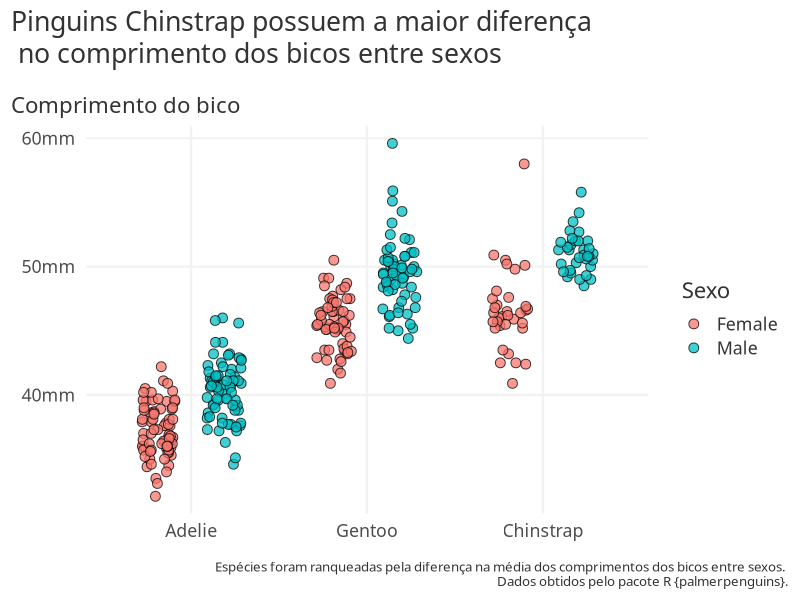
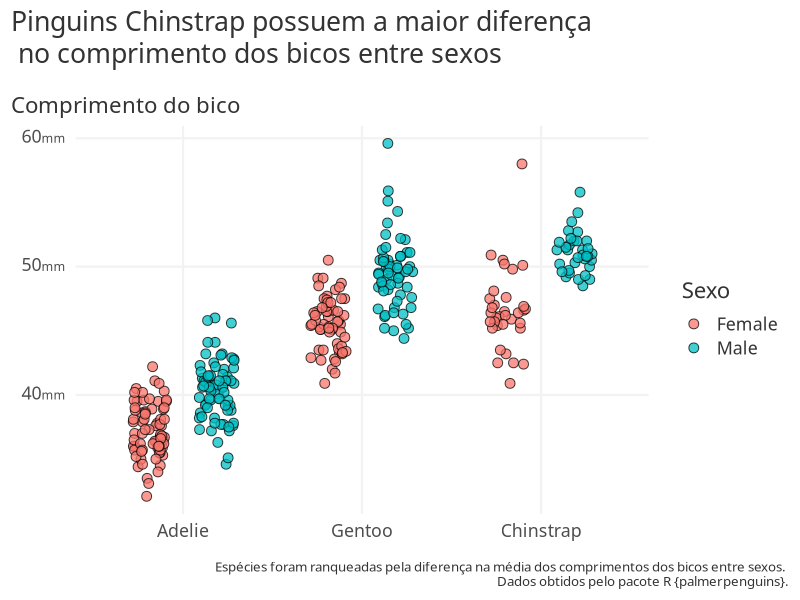
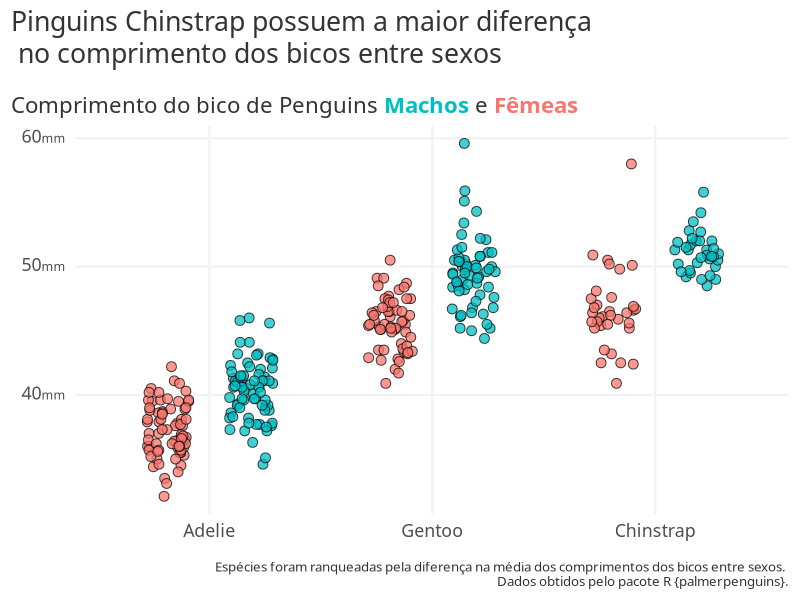

Write R code to recreate these figures, in order.
## ---- chunk 1
# carregar dados
penguins <- palmerpenguins::penguins |>
  dplyr::filter(!is.na(sex)) |>
  dplyr::mutate(
    group_median_bill_length = median(bill_length_mm),
    .by = c(species, sex)
  ) |> 
  dplyr::mutate(
    species = forcats::fct_reorder(
      species,
      group_median_bill_length,
      .fun = \(x) unique(x) |> diff() |> abs()
    )
  )

# carregar oobjeto com o texto de rodapé
caption_text <- "Espécies foram ranqueadas pela diferença na média dos comprimentos dos bicos entre sexos. \n Dados obtidos pelo pacote R {palmerpenguins}."

## ---- chunk 2

penguins |>    
  ggplot2::ggplot(
    mapping = ggplot2::aes(
      x = species,
      y = bill_length_mm,
      fill = sex
    )
  ) +
  ggplot2::geom_point(
    size = 3,
    alpha = 0.75,
    shape = 21,
    color = "black",
    position = ggplot2::position_jitterdodge(seed = 34543)
  ) +
  ggplot2::theme_minimal(
    base_size = 16,
    base_family = "Source Sans Pro"
  ) +
  ggplot2::theme(
    plot.title.position = "plot", 
    plot.caption.position = "plot",
    text = ggplot2::element_text(color = "grey20"), 
    plot.title = ggplot2::element_text(lineheight = 1),
    plot.subtitle = ggplot2::element_text(
      margin = ggplot2::margin(t = 4, b = 2, unit = "mm")
    ),
    plot.caption = ggplot2::element_text(size = ggplot2::rel(0.6)),

    # remover gri lines menores
    panel.grid.minor = ggplot2::element_blank(),

    # diminuir tamanho e trocar a cor das grid lines principais
    panel.grid.major = ggplot2::element_line(
      color = "grey95", 
      linewidth = 0.75
    )
  ) +
  ggplot2::labs(
    x = ggplot2::element_blank(),
    y = ggplot2::element_blank(),
    subtitle = "Comprimento do bico", 
    fill = "Sexo",
    title = "Pinguins Chinstrap possuem a maior diferença \n no comprimento dos bicos entre sexos",
    caption = caption_text
  ) +
  ggplot2::scale_fill_discrete(labels = \(x) stringr::str_to_title(x)) +
  ggplot2::scale_y_continuous(labels = scales::label_number(suffix = "mm"))


## ---- chunk 3

# para realizar essa formatação especial em css é necessário apontar para o
# ggplot qual o elemento que vamos transformar para markdown, nesse caso
# será o axis.text.y
# span tags são usadas para formatações na linha usando css
# necesse caso usamos o argumento style para puxar a customização do tamanho
# do texto com font-size
suffix_css_text <- "<span style='font-size:12px;'>mm</span>"

penguins |>    
  ggplot2::ggplot(
    mapping = ggplot2::aes(
      x = species,
      y = bill_length_mm,
      fill = sex
    )
  ) +
  ggplot2::geom_point(
    size = 3,
    alpha = 0.75,
    shape = 21,
    color = "black",
    position = ggplot2::position_jitterdodge(seed = 34543)
  ) +
  ggplot2::theme_minimal(
    base_size = 16,
    base_family = "Source Sans Pro"
  ) +
  ggplot2::theme(
    plot.title.position = "plot", 
    plot.caption.position = "plot",
    text = ggplot2::element_text(color = "grey20"), 
    plot.title = ggplot2::element_text(lineheight = 1),
    plot.subtitle = ggplot2::element_text(
      margin = ggplot2::margin(t = 4, b = 2, unit = "mm")
    ),
    plot.caption = ggplot2::element_text(size = ggplot2::rel(0.6)),
    panel.grid.minor = ggplot2::element_blank(),
    panel.grid.major = ggplot2::element_line(
      color = "grey95", 
      linewidth = 0.75
    ),

    # transformar o processamento de texto do eixo y em markdown para realizar
    # a de vida conversão do código css
    axis.text.y = ggtext::element_markdown() 
  ) +
  ggplot2::labs(
    x = ggplot2::element_blank(),
    y = ggplot2::element_blank(),
    subtitle = "Comprimento do bico", 
    fill = "Sexo",
    title = "Pinguins Chinstrap possuem a maior diferença \n no comprimento dos bicos entre sexos",
    caption = caption_text
  ) +
  ggplot2::scale_fill_discrete(labels = \(x) stringr::str_to_title(x)) +

  # alterar o sufixo do eixo y utilizando uma c[odigo css
  ggplot2::scale_y_continuous(labels = scales::label_number(suffix = suffix_css_text))

## ---- chunk 4

# obter as cores para o gráfico
cores <- scales::hue_pal()(2)
# renomear o vetor de cores com os itens que existem no dataset e que iremos 
# usar para plotar o gráfico. Importante para garantir que será plotado
# exatamente a cor que queremos para cada item
names(cores) <- c("female", "male")


# para utilizar esse subtítulo customizado é necessário avisar o ggplot2
# que o processamento do mesmo deverá ser feito com markdown
# criando um texto em css para substituir o subtítulo do gráfico com cores
# representativas que tomaram o lugar da legenda
subtitle_css_text <- glue::glue(
  "Comprimento do bico de Penguins ",
  "<span style='color: {cores['male']};'>**Machos**</span>",
  " e ",
  "<span style='color: {cores['female']};'>**Fêmeas**</span>"
)
 

suffix_css_text <- "<span style='font-size:12px;'>mm</span>"

penguins |>    
  ggplot2::ggplot(
    mapping = ggplot2::aes(
      x = species,
      y = bill_length_mm,
      fill = sex
    )
  ) +
  ggplot2::geom_point(
    size = 3,
    alpha = 0.75,
    shape = 21,
    color = "black",
    position = ggplot2::position_jitterdodge(seed = 34543)
  ) +
  ggplot2::theme_minimal(
    base_size = 16,
    base_family = "Source Sans Pro"
  ) +
  ggplot2::theme(
    plot.title.position = "plot", 
    plot.caption.position = "plot",
    text = ggplot2::element_text(color = "grey20"), 
    plot.title = ggplot2::element_text(lineheight = 1),

    # substituindo o element_text por element_markdown para efetuar o
    # processamento do css no subtítulo
    plot.subtitle = ggtext::element_markdown(
      margin = ggplot2::margin(t = 4, b = 2, unit = "mm")
    ),
    plot.caption = ggplot2::element_text(size = ggplot2::rel(0.6)),
    panel.grid.minor = ggplot2::element_blank(),
    panel.grid.major = ggplot2::element_line(
      color = "grey95", 
      linewidth = 0.75
    ),
    axis.text.y = ggtext::element_markdown(),

    # remover a legenda
    legend.position = "none"

  ) +
  ggplot2::labs(
    x = ggplot2::element_blank(),
    y = ggplot2::element_blank(),
    subtitle = subtitle_css_text, 
    fill = "Sexo",
    title = "Pinguins Chinstrap possuem a maior diferença \n no comprimento dos bicos entre sexos",
    caption = caption_text
  ) +

  # alterar o fill para 'manual' para poder garantir quais cores serão usadas
  # para cada valor da legenda
  ggplot2::scale_fill_manual(
    values = cores,
    labels = \(x) stringr::str_to_title(x)
  ) +

  ggplot2::scale_y_continuous(labels = scales::label_number(suffix = suffix_css_text))


